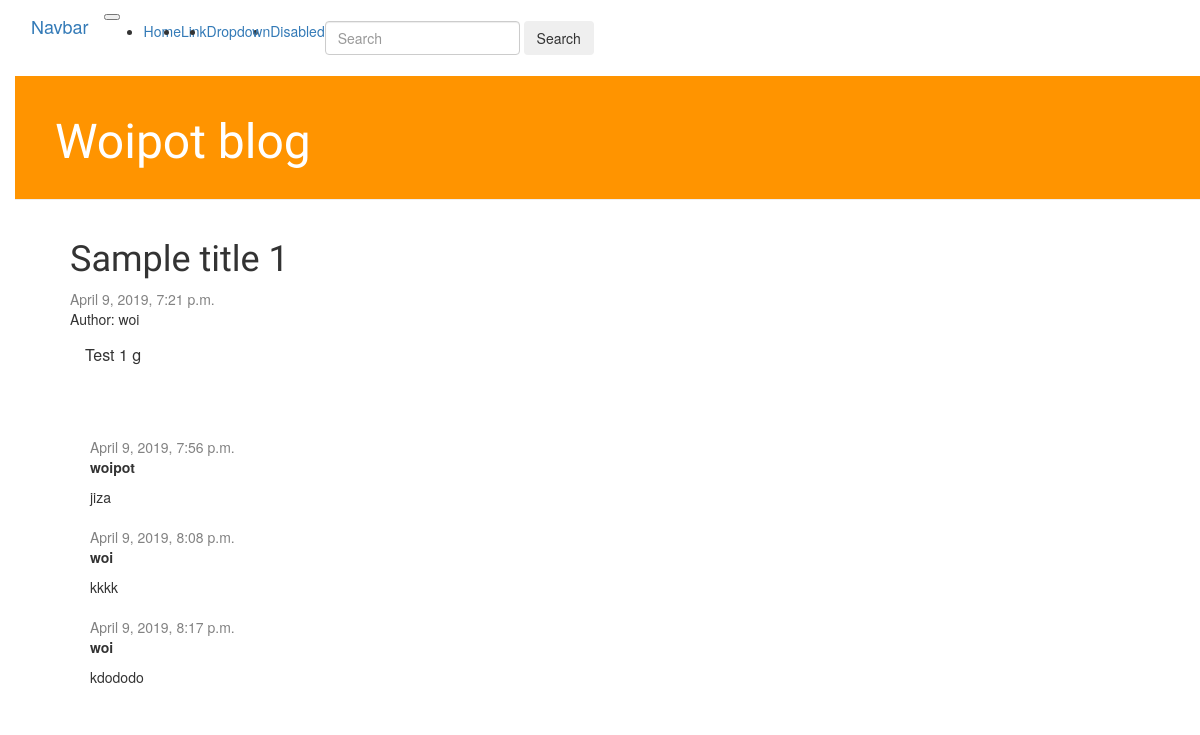
/post/1/, run on an earlier commit of the app's database.
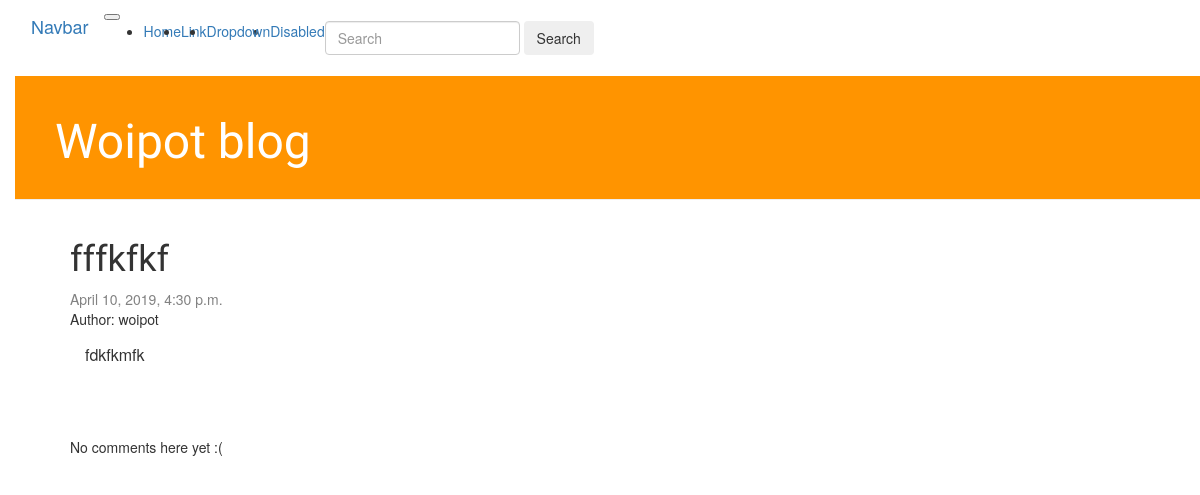
And on a later commit of the database.
### blog/models.py (models this page shows, shortened)
class Post(models.Model):
    author = models.ForeignKey(settings.AUTH_USER_MODEL, on_delete=models.CASCADE)
    topic = models.ForeignKey('blog.Topic', on_delete=models.CASCADE, related_name='topics', default=0)
    title = models.CharField(max_length=200)
    text = models.TextField()
    created_date = models.DateTimeField(default=timezone.now)
    published_date = models.DateTimeField(blank=True, null=True)

class Comment(models.Model):
    post = models.ForeignKey('blog.Post', on_delete=models.CASCADE, related_name='comments')
    author = models.CharField(max_length=200)
    text = models.TextField()
    created_date = models.DateTimeField(default=timezone.now)
    approved_comment = models.BooleanField(default=False)

### blog/views.py (the view)
# urls.py: path('post/<int:pk>/', views.post_detail, name='post_detail'),
def post_detail(request, pk):
    post = get_object_or_404(Post, pk=pk)
    return render(request, 'blog/post_detail.html', {'post': post})

### templates/blog/post_detail.html (shortened to what this page needs)
{% extends 'blog/base.html' %}
{% block content %}
    <div class="post">
        <h1>{{ post.title }}</h1>
        {% if post.published_date %}
            <div class="date">
                {{ post.published_date }}
            </div>
        {% endif %}
        <div>
            Author: {{ post.author.username }}
        </div>
        <div class="post_text">
            <p>{{ post.text|linebreaksbr }}</p>
        </div>
    </div>
    <div>
        {% for comment in post.comments.all %}
            {% if user.is_authenticated or comment.approved_comment %}
            <div class="comment">
                <div class="date">
                    {{ comment.created_date }}
                </div>
                <strong>{{ comment.author }}</strong>
                <p>{{ comment.text|linebreaks }}</p>
            </div>
            {% endif %}
        {% empty %}
            <p>No comments here yet :(</p>
        {% endfor %}
    </div>
{% endblock %}

### templates/blog/base.html (shortened to what this page needs)
<!DOCTYPE html>
{% load staticfiles %}
<html lang="en">
<head>
    <link rel="stylesheet" href="//maxcdn.bootstrapcdn.com/bootstrap/3.2.0/css/bootstrap.min.css">
    <link rel="stylesheet" href="//maxcdn.bootstrapcdn.com/bootstrap/3.2.0/css/bootstrap-theme.min.css">
    <link href=" {% static "css/blog.css" %}" rel="stylesheet"/>
</head>
<body>
    <nav class="navbar navbar-expand-lg navbar-light bg-light">
  <a class="navbar-brand" href="#">Navbar</a>
  <button class="navbar-toggler" type="button" data-toggle="collapse" data-target="#navbarSupportedContent" aria-controls="navbarSupportedContent" aria-expanded="false" aria-label="Toggle navigation">
  </button>
  <div class="collapse navbar-collapse" id="navbarSupportedContent">
    <ul class="navbar-nav mr-auto">
      <li class="nav-item active">
        <a class="nav-link" href="#">Home <span class="sr-only">(current)</span></a>
      </li>
      <li class="nav-item">
        <a class="nav-link" href="#">Link</a>
      </li>
      <li class="nav-item dropdown">
        <a class="nav-link dropdown-toggle" href="#" id="navbarDropdown" role="button" data-toggle="dropdown" aria-haspopup="true" aria-expanded="false">
          Dropdown
        </a>
      </li>
      <li class="nav-item">
        <a class="nav-link disabled" href="#">Disabled</a>
      </li>
    </ul>
    <form class="form-inline my-2 my-lg-0">
      <input class="form-control mr-sm-2" type="search" placeholder="Search" aria-label="Search">
      <button class="btn btn-outline-success my-2 my-sm-0" type="submit">Search</button>
    </form>
  </div>
</nav>
    <div class="page-header" >
        <h1><a href="/">Woipot blog</a></h1>
    </div>
    <div class="content container">
        <div class="row">
            <div class="col-md-8">
            {% block content %}
            {% endblock %}
            </div>
        </div>
    </div>
</body>
</html>

### static/css/blog.css (style rules this page uses)
h1 a { color: #FCA205; }
body { padding-left: 15px; }
h1 a { color: #FCA205; font-family: 'Lobster', monospace; }
.page-header { background-color: #ff9400; margin-top: 0; padding: 20px 20px 20px 40px; }
.page-header h1, .page-header h1 a, .page-header h1 a:visited, .page-header h1 a:active { color: #ffffff; font-size: 36pt; text-decoration: none; }
.content { margin-left: 40px; }
h1, h2, h3, h4 { font-family: 'Lobster', cursive; }
.date { color: #828282; }
.post { margin-bottom: 70px; }
.post_text { margin: 2%; font-size: medium; }

What changed in the data, as far as the page shows it:
removed Comment: created_date "April 9, 2019, 7:56 p.m.", author "woipot", text "jiza"
removed Comment: created_date "April 9, 2019, 8:08 p.m.", author "woi", text "kkkk"
removed Comment: created_date "April 9, 2019, 8:17 p.m.", author "woi", text "kdododo"
changed Post: title "Sample title 1" → "fffkfkf"; published_date "April 9, 2019, 7:21 p.m." → "April 10, 2019, 4:30 p.m."; author.username "woi" → "woipot"; text "Test 1 g" → "fdkfkmfk"
Also different on the page:
text now shown: "No comments here yet :("
